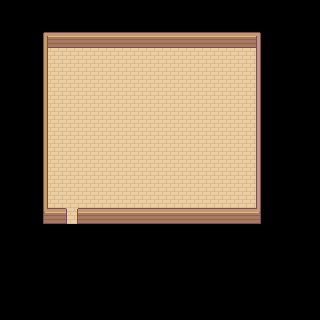

Tiled map render using the project's own tile images. Description and the whole map definition, tile-layer contents included, below:
An orthogonal 20x20 tile map with 16x16 px tiles, 3 tile layers (floor, wall, over), 2 tilesets and 2 objects (player, door).

<map version="1.10" tiledversion="1.10.1" orientation="orthogonal" renderorder="right-down" width="20" height="20" tilewidth="16" tileheight="16" infinite="0" nextlayerid="6" nextobjectid="12">
 <editorsettings>
  <export target="house.json" format="json" />
 </editorsettings>
 <tileset firstgid="1" name="Basic Furniture" tilewidth="16" tileheight="16" tilecount="54" columns="9">
  <image source="../images/objects/Basic Furniture.png" width="144" height="96" />
  <tile id="0">
   <properties>
    <property name="collides" type="bool" value="false" />
   </properties>
  </tile>
  <tile id="1">
   <properties>
    <property name="collides" type="bool" value="false" />
   </properties>
  </tile>
  <tile id="2">
   <properties>
    <property name="collides" type="bool" value="false" />
   </properties>
  </tile>
  <tile id="3">
   <properties>
    <property name="collides" type="bool" value="true" />
   </properties>
  </tile>
  <tile id="4">
   <properties>
    <property name="collides" type="bool" value="true" />
   </properties>
  </tile>
  <tile id="5">
   <properties>
    <property name="collides" type="bool" value="true" />
   </properties>
  </tile>
  <tile id="6">
   <properties>
    <property name="collides" type="bool" value="false" />
   </properties>
  </tile>
  <tile id="7">
   <properties>
    <property name="collides" type="bool" value="false" />
   </properties>
  </tile>
  <tile id="8">
   <properties>
    <property name="collides" type="bool" value="false" />
   </properties>
  </tile>
  <tile id="9">
   <properties>
    <property name="collides" type="bool" value="true" />
   </properties>
  </tile>
  <tile id="10">
   <properties>
    <property name="collides" type="bool" value="true" />
   </properties>
  </tile>
  <tile id="11">
   <properties>
    <property name="collides" type="bool" value="true" />
   </properties>
  </tile>
  <tile id="12">
   <properties>
    <property name="collides" type="bool" value="false" />
   </properties>
  </tile>
  <tile id="13">
   <properties>
    <property name="collides" type="bool" value="false" />
   </properties>
  </tile>
  <tile id="14">
   <properties>
    <property name="collides" type="bool" value="false" />
   </properties>
  </tile>
  <tile id="15">
   <properties>
    <property name="collides" type="bool" value="false" />
   </properties>
  </tile>
  <tile id="16">
   <properties>
    <property name="collides" type="bool" value="false" />
   </properties>
  </tile>
  <tile id="17">
   <properties>
    <property name="collides" type="bool" value="false" />
   </properties>
  </tile>
  <tile id="18">
   <properties>
    <property name="collides" type="bool" value="false" />
   </properties>
  </tile>
  <tile id="19">
   <properties>
    <property name="collides" type="bool" value="false" />
   </properties>
  </tile>
  <tile id="20">
   <properties>
    <property name="collides" type="bool" value="false" />
   </properties>
  </tile>
  <tile id="21">
   <properties>
    <property name="collides" type="bool" value="true" />
   </properties>
  </tile>
  <tile id="22">
   <properties>
    <property name="collides" type="bool" value="false" />
   </properties>
  </tile>
  <tile id="23">
   <properties>
    <property name="collides" type="bool" value="false" />
   </properties>
  </tile>
  <tile id="24">
   <properties>
    <property name="collides" type="bool" value="false" />
   </properties>
  </tile>
  <tile id="25">
   <properties>
    <property name="collides" type="bool" value="false" />
   </properties>
  </tile>
  <tile id="26">
   <properties>
    <property name="collides" type="bool" value="false" />
   </properties>
  </tile>
  <tile id="27">
   <properties>
    <property name="collides" type="bool" value="true" />
   </properties>
  </tile>
  <tile id="28">
   <properties>
    <property name="collides" type="bool" value="true" />
   </properties>
  </tile>
  <tile id="29">
   <properties>
    <property name="collides" type="bool" value="true" />
   </properties>
  </tile>
  <tile id="30">
   <properties>
    <property name="collides" type="bool" value="true" />
   </properties>
  </tile>
  <tile id="31">
   <properties>
    <property name="collides" type="bool" value="false" />
   </properties>
  </tile>
  <tile id="32">
   <properties>
    <property name="collides" type="bool" value="false" />
   </properties>
  </tile>
  <tile id="33">
   <properties>
    <property name="collides" type="bool" value="false" />
   </properties>
  </tile>
  <tile id="34">
   <properties>
    <property name="collides" type="bool" value="false" />
   </properties>
  </tile>
  <tile id="35">
   <properties>
    <property name="collides" type="bool" value="false" />
   </properties>
  </tile>
  <tile id="36">
   <properties>
    <property name="collides" type="bool" value="false" />
   </properties>
  </tile>
  <tile id="37">
   <properties>
    <property name="collides" type="bool" value="false" />
   </properties>
  </tile>
  <tile id="38">
   <properties>
    <property name="collides" type="bool" value="false" />
   </properties>
  </tile>
  <tile id="39">
   <properties>
    <property name="collides" type="bool" value="false" />
   </properties>
  </tile>
  <tile id="40">
   <properties>
    <property name="collides" type="bool" value="false" />
   </properties>
  </tile>
  <tile id="41">
   <properties>
    <property name="collides" type="bool" value="false" />
   </properties>
  </tile>
  <tile id="42">
   <properties>
    <property name="collides" type="bool" value="false" />
   </properties>
  </tile>
  <tile id="43">
   <properties>
    <property name="collides" type="bool" value="false" />
   </properties>
  </tile>
  <tile id="44">
   <properties>
    <property name="collides" type="bool" value="false" />
   </properties>
  </tile>
  <tile id="45">
   <properties>
    <property name="collides" type="bool" value="false" />
   </properties>
  </tile>
  <tile id="46">
   <properties>
    <property name="collides" type="bool" value="false" />
   </properties>
  </tile>
  <tile id="47">
   <properties>
    <property name="collides" type="bool" value="false" />
   </properties>
  </tile>
  <tile id="48">
   <properties>
    <property name="collides" type="bool" value="false" />
   </properties>
  </tile>
  <tile id="49">
   <properties>
    <property name="collides" type="bool" value="false" />
   </properties>
  </tile>
  <tile id="50">
   <properties>
    <property name="collides" type="bool" value="false" />
   </properties>
  </tile>
  <tile id="51">
   <properties>
    <property name="collides" type="bool" value="false" />
   </properties>
  </tile>
  <tile id="52">
   <properties>
    <property name="collides" type="bool" value="false" />
   </properties>
  </tile>
  <tile id="53">
   <properties>
    <property name="collides" type="bool" value="false" />
   </properties>
  </tile>
 </tileset>
 <tileset firstgid="55" name="Wooden House" tilewidth="16" tileheight="16" tilecount="35" columns="7">
  <image source="../images/tilesets/Wooden House.png" width="112" height="80" />
  <tile id="0">
   <properties>
    <property name="collides" type="bool" value="false" />
   </properties>
  </tile>
  <tile id="1">
   <properties>
    <property name="collides" type="bool" value="true" />
   </properties>
  </tile>
  <tile id="2">
   <properties>
    <property name="collides" type="bool" value="false" />
   </properties>
  </tile>
  <tile id="3">
   <properties>
    <property name="collides" type="bool" value="false" />
   </properties>
  </tile>
  <tile id="4">
   <properties>
    <property name="collides" type="bool" value="true" />
   </properties>
  </tile>
  <tile id="5">
   <properties>
    <property name="collides" type="bool" value="true" />
   </properties>
  </tile>
  <tile id="6">
   <properties>
    <property name="collides" type="bool" value="true" />
   </properties>
  </tile>
  <tile id="7">
   <properties>
    <property name="collides" type="bool" value="true" />
   </properties>
  </tile>
  <tile id="8">
   <properties>
    <property name="collides" type="bool" value="true" />
   </properties>
  </tile>
  <tile id="9">
   <properties>
    <property name="collides" type="bool" value="true" />
   </properties>
  </tile>
  <tile id="10">
   <properties>
    <property name="collides" type="bool" value="true" />
   </properties>
  </tile>
  <tile id="11">
   <properties>
    <property name="collides" type="bool" value="true" />
   </properties>
  </tile>
  <tile id="12">
   <properties>
    <property name="collides" type="bool" value="true" />
   </properties>
  </tile>
  <tile id="13">
   <properties>
    <property name="collides" type="bool" value="true" />
   </properties>
  </tile>
  <tile id="14">
   <properties>
    <property name="collides" type="bool" value="true" />
   </properties>
  </tile>
  <tile id="15">
   <properties>
    <property name="collides" type="bool" value="false" />
   </properties>
  </tile>
  <tile id="16">
   <properties>
    <property name="collides" type="bool" value="true" />
   </properties>
  </tile>
  <tile id="17">
   <properties>
    <property name="collides" type="bool" value="false" />
   </properties>
  </tile>
  <tile id="18">
   <properties>
    <property name="collides" type="bool" value="true" />
   </properties>
  </tile>
  <tile id="19">
   <properties>
    <property name="collides" type="bool" value="true" />
   </properties>
  </tile>
  <tile id="20">
   <properties>
    <property name="collides" type="bool" value="true" />
   </properties>
  </tile>
  <tile id="21">
   <properties>
    <property name="collides" type="bool" value="true" />
   </properties>
  </tile>
  <tile id="22">
   <properties>
    <property name="collides" type="bool" value="true" />
   </properties>
  </tile>
  <tile id="23">
   <properties>
    <property name="collides" type="bool" value="true" />
   </properties>
  </tile>
  <tile id="24">
   <properties>
    <property name="collides" type="bool" value="true" />
   </properties>
  </tile>
  <tile id="25">
   <properties>
    <property name="collides" type="bool" value="true" />
   </properties>
  </tile>
  <tile id="26">
   <properties>
    <property name="collides" type="bool" value="true" />
   </properties>
  </tile>
  <tile id="27">
   <properties>
    <property name="collides" type="bool" value="true" />
   </properties>
  </tile>
  <tile id="28">
   <properties>
    <property name="collides" type="bool" value="true" />
   </properties>
  </tile>
  <tile id="29">
   <properties>
    <property name="collides" type="bool" value="false" />
   </properties>
  </tile>
  <tile id="30">
   <properties>
    <property name="collides" type="bool" value="false" />
   </properties>
  </tile>
  <tile id="31">
   <properties>
    <property name="collides" type="bool" value="false" />
   </properties>
  </tile>
  <tile id="32">
   <properties>
    <property name="collides" type="bool" value="true" />
   </properties>
  </tile>
  <tile id="33">
   <properties>
    <property name="collides" type="bool" value="true" />
   </properties>
  </tile>
  <tile id="34">
   <properties>
    <property name="collides" type="bool" value="true" />
   </properties>
  </tile>
 </tileset>
 <layer id="1" name="floor" width="20" height="20">
  <data encoding="csv">
0,0,0,0,0,0,0,0,0,0,0,0,0,0,0,0,0,0,0,0,
0,0,0,0,0,0,0,0,0,0,0,0,0,0,0,0,0,0,0,0,
0,0,0,0,0,0,0,0,0,0,0,0,0,0,0,0,0,0,0,0,
0,0,0,70,70,70,70,70,70,70,70,70,70,70,70,70,0,0,0,0,
0,0,0,70,70,70,70,70,70,70,70,70,70,70,70,70,0,0,0,0,
0,0,0,70,70,70,70,70,70,70,70,70,70,70,70,70,0,0,0,0,
0,0,0,70,70,70,70,70,70,70,70,70,70,70,70,70,0,0,0,0,
0,0,0,70,70,70,70,70,70,70,70,70,70,70,70,70,0,0,0,0,
0,0,0,70,70,70,70,70,70,70,70,70,70,70,70,70,0,0,0,0,
0,0,0,70,70,70,70,70,70,70,70,70,70,70,70,70,0,0,0,0,
0,0,0,70,70,70,70,70,70,70,70,70,70,70,70,70,0,0,0,0,
0,0,0,70,70,70,70,70,70,70,70,70,70,70,70,70,0,0,0,0,
0,0,0,70,70,70,70,70,70,70,70,70,70,70,70,70,0,0,0,0,
0,0,0,0,70,0,0,0,0,0,0,0,0,0,0,0,0,0,0,0,
0,0,0,0,0,0,0,0,0,0,0,0,0,0,0,0,0,0,0,0,
0,0,0,0,0,0,0,0,0,0,0,0,0,0,0,0,0,0,0,0,
0,0,0,0,0,0,0,0,0,0,0,0,0,0,0,0,0,0,0,0,
0,0,0,0,0,0,0,0,0,0,0,0,0,0,0,0,0,0,0,0,
0,0,0,0,0,0,0,0,0,0,0,0,0,0,0,0,0,0,0,0,
0,0,0,0,0,0,0,0,0,0,0,0,0,0,0,0,0,0,0,0
</data>
 </layer>
 <layer id="2" name="wall" width="20" height="20">
  <data encoding="csv">
0,0,0,0,0,0,0,0,0,0,0,0,0,0,0,0,0,0,0,0,
0,0,0,0,0,0,0,0,0,0,0,0,0,0,0,0,0,0,0,0,
0,0,62,77,77,77,77,63,63,63,63,63,63,63,63,63,64,0,0,0,
0,0,69,0,0,0,0,0,0,0,0,0,0,0,0,0,71,0,0,0,
0,0,69,0,0,0,0,0,0,0,0,0,0,0,0,0,71,0,0,0,
0,0,69,0,0,0,0,0,0,0,0,0,0,0,0,0,71,0,0,0,
0,0,69,0,0,0,0,0,0,0,0,0,0,0,0,0,71,0,0,0,
0,0,69,0,0,0,0,0,0,0,0,0,0,0,0,0,71,0,0,0,
0,0,69,0,0,0,0,0,0,0,0,0,0,0,0,0,71,0,0,0,
0,0,69,0,0,0,0,0,0,0,0,0,0,0,0,0,71,0,0,0,
0,0,69,0,0,0,0,0,0,0,0,0,0,0,0,0,71,0,0,0,
0,0,69,0,0,0,0,0,0,0,0,0,0,0,0,0,71,0,0,0,
0,0,69,0,0,0,0,0,0,0,0,0,0,0,0,0,71,0,0,0,
0,0,76,77,0,77,77,77,63,63,63,63,63,63,63,63,78,0,0,0,
0,0,0,0,0,0,0,0,0,0,0,0,0,0,0,0,0,0,0,0,
0,0,0,0,0,0,0,0,0,0,0,0,0,0,0,0,0,0,0,0,
0,0,0,0,0,0,0,0,0,0,0,0,0,0,0,0,0,0,0,0,
0,0,0,0,0,0,0,0,0,0,0,0,0,0,0,0,0,0,0,0,
0,0,0,0,0,0,0,0,0,0,0,0,0,0,0,0,0,0,0,0,
0,0,0,0,0,0,0,0,0,0,0,0,0,0,0,0,0,0,0,0
</data>
 </layer>
 <objectgroup id="3" name="object">
  <object id="2" name="player" x="151.5" y="76">
   <point />
  </object>
  <object id="11" name="door" gid="65" x="63.5" y="224" width="16" height="16" />
 </objectgroup>
 <layer id="5" name="over" width="20" height="20">
  <data encoding="csv">
0,0,0,0,0,0,0,0,0,0,0,0,0,0,0,0,0,0,0,0,
0,0,0,0,0,0,0,0,0,0,0,0,0,0,0,0,0,0,0,0,
0,0,0,0,0,0,0,0,0,0,0,0,0,0,0,0,0,0,0,0,
0,0,0,0,0,0,0,0,0,0,0,0,0,0,0,0,0,0,0,0,
0,0,0,0,0,0,0,0,0,0,0,0,0,0,0,0,0,0,0,0,
0,0,0,0,0,0,0,0,0,0,0,0,0,0,0,0,0,0,0,0,
0,0,0,0,0,0,0,0,0,0,0,0,0,0,0,0,0,0,0,0,
0,0,0,0,0,0,0,0,0,0,0,0,0,0,0,0,0,0,0,0,
0,0,0,0,0,0,0,0,0,0,0,0,0,0,0,0,0,0,0,0,
0,0,0,0,0,0,0,0,0,0,0,0,0,0,0,0,0,0,0,0,
0,0,0,0,0,0,0,0,0,0,0,0,0,0,0,0,0,0,0,0,
0,0,0,0,0,0,0,0,0,0,0,0,0,0,0,0,0,0,0,0,
0,0,0,0,0,0,0,0,0,0,0,0,0,0,0,0,0,0,0,0,
0,0,0,0,58,0,0,0,0,0,0,0,0,0,0,0,0,0,0,0,
0,0,0,0,0,0,0,0,0,0,0,0,0,0,0,0,0,0,0,0,
0,0,0,0,0,0,0,0,0,0,0,0,0,0,0,0,0,0,0,0,
0,0,0,0,0,0,0,0,0,0,0,0,0,0,0,0,0,0,0,0,
0,0,0,0,0,0,0,0,0,0,0,0,0,0,0,0,0,0,0,0,
0,0,0,0,0,0,0,0,0,0,0,0,0,0,0,0,0,0,0,0,
0,0,0,0,0,0,0,0,0,0,0,0,0,0,0,0,0,0,0,0
</data>
 </layer>
</map>
